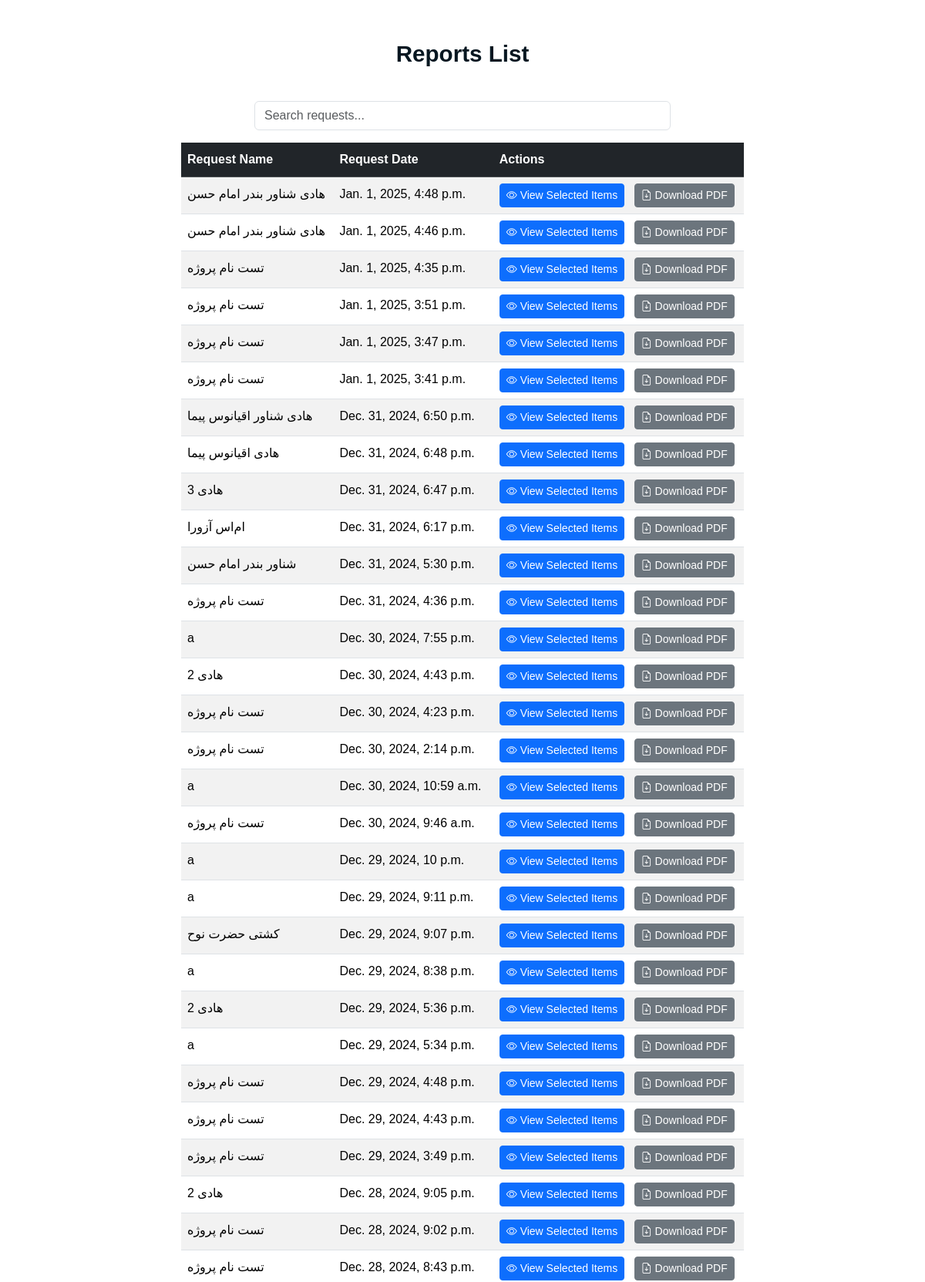
Screenshot of /app/requests/ (upper part) with the database file from the repository.
### Itemsapp/models.py (models this page shows, shortened)
class Request(models.Model):
    name = models.CharField(max_length=500, verbose_name='Ship Name')
    details = models.TextField(blank=True, verbose_name='Subject')
    description = models.TextField(blank=True)
    created_at = models.DateTimeField(default=timezone.now)

### Itemsapp/views.py (the view)
# urls.py: path('requests/', request_list_view, name='request_list'),
def request_list_view(request):
    requests = Request.objects.all().order_by('-created_at')
    return render(request, 'Itemsapp/request_list.html', {'requests': requests})

### Itemsapp/templates/Itemsapp/request_list.html (shortened to what this page needs)
<!DOCTYPE html>
<html lang="en">
<head>
    <link href="https://cdn.jsdelivr.net/npm/bootstrap@5.3.1/dist/css/bootstrap.min.css" rel="stylesheet">
    <link rel="stylesheet" href="/static/assets/css/main.css">
</head>
<body>
    <div class="container mt-5">
        <div class="row mb-4">
            <div class="col">
                <h1 class="text-center">Reports List</h1>
            </div>
        </div>
        <div class="row mb-3">
            <div class="col-md-6 offset-md-3">
                <input type="text" id="searchBox" class="form-control" placeholder="Search requests...">
            </div>
        </div>
        <div class="row justify-content-center">
            <div class="col-lg-8">
                <div class="table-responsive">
                    <table class="table table-hover table-striped">
                        <thead class="table-dark">
                            <tr>
                                <th scope="col">Request Name</th>
                                <th scope="col">Request Date</th>
                                <th scope="col">Actions</th>
                            </tr>
                        </thead>
                        <tbody id="requestsList">
                            {% for request in requests %}
                            <tr class="request-row" data-name="{{ request.name|lower }}">
                                <td>{{ request.name }}</td>
                                <td>{{ request.created_at }}</td>
                                <td>
                                    <a href="{% url 'item_list_for_request' request.id %}" class="btn btn-primary btn-sm">
                                        <i class="bi bi-eye"></i> View Selected Items
                                    </a>
                                    <a href="{% url 'pdf_view' request.id %}" class="btn btn-secondary btn-sm ms-2">
                                        <i class="bi bi-file-earmark-arrow-down"></i> Download PDF
                                    </a>
                                </td>
                            </tr>
                            {% empty %}
                            <tr>
                                <td colspan="3" class="text-center">No requests available.</td>
                            </tr>
                            {% endfor %}
                        </tbody>
                    </table>
                </div>
            </div>
        </div>
    </div>
    <link href="https://cdnjs.cloudflare.com/ajax/libs/bootstrap-icons/1.10.5/font/bootstrap-icons.min.css" rel="stylesheet">
</body>
</html>

### rows the page displays
Request: name "هادی شناور بندر امام حسن", created_at "Jan. 1, 2025, 4:48 p.m."
Request: name "هادی شناور بندر امام حسن", created_at "Jan. 1, 2025, 4:46 p.m."
Request: name "تست نام پروژه", created_at "Jan. 1, 2025, 4:35 p.m."
Request: name "تست نام پروژه", created_at "Jan. 1, 2025, 3:51 p.m."
Request: name "تست نام پروژه", created_at "Jan. 1, 2025, 3:47 p.m."
Request: name "تست نام پروژه", created_at "Jan. 1, 2025, 3:41 p.m."
Request: name "هادی شناور اقیانوس پیما", created_at "Dec. 31, 2024, 6:50 p.m."
Request: name "هادی اقیانوس پیما", created_at "Dec. 31, 2024, 6:48 p.m."
Request: name "هادی 3", created_at "Dec. 31, 2024, 6:47 p.m."
Request: name "ام‌اس آزورا", created_at "Dec. 31, 2024, 6:17 p.m."
Request: name "شناور بندر امام حسن", created_at "Dec. 31, 2024, 5:30 p.m."
Request: name "تست نام پروژه", created_at "Dec. 31, 2024, 4:36 p.m."
Request: name "a", created_at "Dec. 30, 2024, 7:55 p.m."
Request: name "هادی 2", created_at "Dec. 30, 2024, 4:43 p.m."
Request: name "تست نام پروژه", created_at "Dec. 30, 2024, 4:23 p.m."
Request: name "تست نام پروژه", created_at "Dec. 30, 2024, 2:14 p.m."
Request: name "a", created_at "Dec. 30, 2024, 10:59 a.m."
Request: name "تست نام پروژه", created_at "Dec. 30, 2024, 9:46 a.m."
Request: name "a", created_at "Dec. 29, 2024, 10 p.m."
Request: name "a", created_at "Dec. 29, 2024, 9:11 p.m."
Request: name "کشتی حضرت نوح", created_at "Dec. 29, 2024, 9:07 p.m."
Request: name "a", created_at "Dec. 29, 2024, 8:38 p.m."
Request: name "هادی 2", created_at "Dec. 29, 2024, 5:36 p.m."
Request: name "a", created_at "Dec. 29, 2024, 5:34 p.m."
Request: name "تست نام پروژه", created_at "Dec. 29, 2024, 4:48 p.m."
Request: name "تست نام پروژه", created_at "Dec. 29, 2024, 4:43 p.m."
Request: name "تست نام پروژه", created_at "Dec. 29, 2024, 3:49 p.m."
Request: name "هادی 2", created_at "Dec. 28, 2024, 9:05 p.m."
Request: name "تست نام پروژه", created_at "Dec. 28, 2024, 9:02 p.m."
Request: name "تست نام پروژه", created_at "Dec. 28, 2024, 8:43 p.m."
